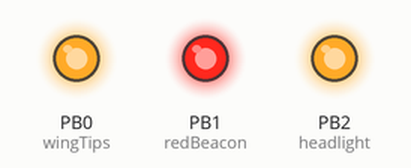
This sketch was run on a simulated ATtiny85, built with avr-gcc and run on an emulated ATtiny85. Parts: output pins drawn as LEDs (lit = HIGH). Pins used as bus, display or sensor lines are not drawn.

Above: at 11.2 s.
At 13.7 s:
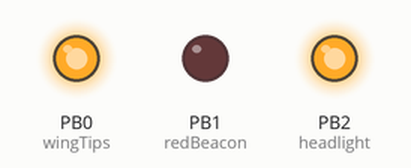
Timing chart, 0 to 14.0 s (numbered marks = the images above):
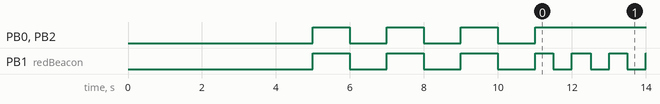

Measured:
- by itself, PB1 (redBeacon): HIGH → LOW at 6.0 s, → HIGH 1.0 s later, → LOW 1.0 s later, → HIGH 1.0 s later, … (243 changes in this stretch)

The sketch:

ATtiny85_RCnavlights.ino
```cpp
#include <avr/sleep.h>
// ATtiny85 RC aircraft navigation lights
//
// Wingtip navigation lights, headlights, and a flashing tail beacon for RC light aircraft.
// ATtiny85 initially checks for daylight using an LDR, and if it is bright powers off entirely so
// flight time in daylight is not impacted.  Since RC flights are typically under 20mins it was
// preferable to save battery power than to have the possibility of lights turning on during the flight
// as light fades.
//
// If sufficiently dark, it powers down the LDR and runs the lights.

// note these LED pins are ATtiny locations
const int wingTips = 0;                     // IC leg 5; red and green 3mm LED navigation lights for wingtips
const int LDRpower = 4;                     // IC leg 3; power for LDR, turned off if it's daylight
const int lightSensor = 3;                  // IC leg 2; LDR sensor reading
const int redBeacon = 1;                    // IC leg 6; flashing red 3mm LED on tail
const int headlight = 2;                    // IC leg 7; 2x 5mm white LEDs for landing lights
// IC leg 1 is reset, 4 is GND, 8 is VCC, so all but reset is used here

unsigned long timerStart = millis();
unsigned long beaconCycle = 500;          // <100 times per minute
boolean beaconState = false;

void setup() {

  pinMode(headlight, OUTPUT);
  pinMode(wingTips, OUTPUT);
  pinMode(LDRpower, OUTPUT);
  pinMode(redBeacon, OUTPUT);

  // confirm startup by flashing all lights 3 times, after 5 sec
  delay(5000);
  for(int i = 0; i < 3; i++) {
    digitalWrite(headlight, HIGH);
    digitalWrite(wingTips, HIGH);
    digitalWrite(redBeacon, HIGH);
    delay(1000);
    digitalWrite(headlight, LOW);
    digitalWrite(wingTips, LOW);
    digitalWrite(redBeacon, LOW);
    delay(1000);
  }

  digitalWrite(LDRpower, HIGH);                // power up LDR
  // Vcc = 3.7V
  // the LDR used is 8kR up to 24kR used in a voltage divider with 10kR at other end
  // reads 562 / 1023 at 8k (bright) and 0 / 1023 at 24k (black)
  // but through testing, 572 appears a decent value.  Change to suit your LDR or taste.
  if(analogRead(lightSensor)-562 > 10) {      // check reading
    // it is bright, so flash lights again 3 times faster &
    // enter sleep mode, forever
    for(int i = 0; i < 3; i++) {              // 3 short pulses, 1sec apart
      digitalWrite(headlight, HIGH);
      digitalWrite(wingTips, HIGH);
      digitalWrite(redBeacon, HIGH);
      delay(250);
      digitalWrite(headlight, LOW);
      digitalWrite(wingTips, LOW);
      digitalWrite(redBeacon, LOW);
      delay(1000);
    }
    set_sleep_mode(SLEEP_MODE_PWR_DOWN);       // sleep mode is set here
    sleep_enable();                            // and activated here
    sleep_mode();                              // and...sleep.
    // execution ends at this point if bright light detected.
  } else {
    //  turn on static lights, and enter loop() to flash strobe
    digitalWrite(headlight, HIGH);
    digitalWrite(wingTips, HIGH);
  }
  digitalWrite(LDRpower, LOW);                // turn off power to LDR
}

void loop() {
  if(millis() - timerStart >= beaconCycle) {          // time to cycle the beacon
    beaconState = !beaconState;                       // cycle beacon state
    timerStart = millis();                            // reset timer
    digitalWrite(redBeacon, beaconState);
  }
}
```
